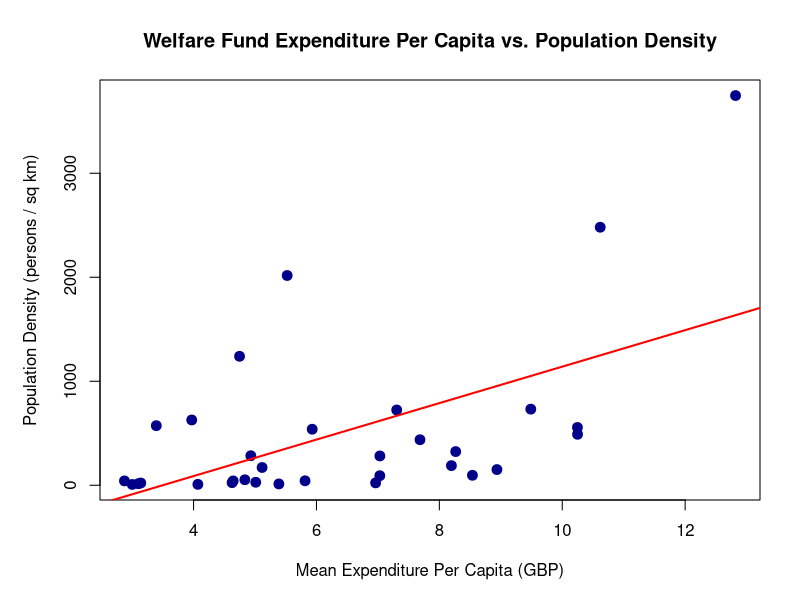
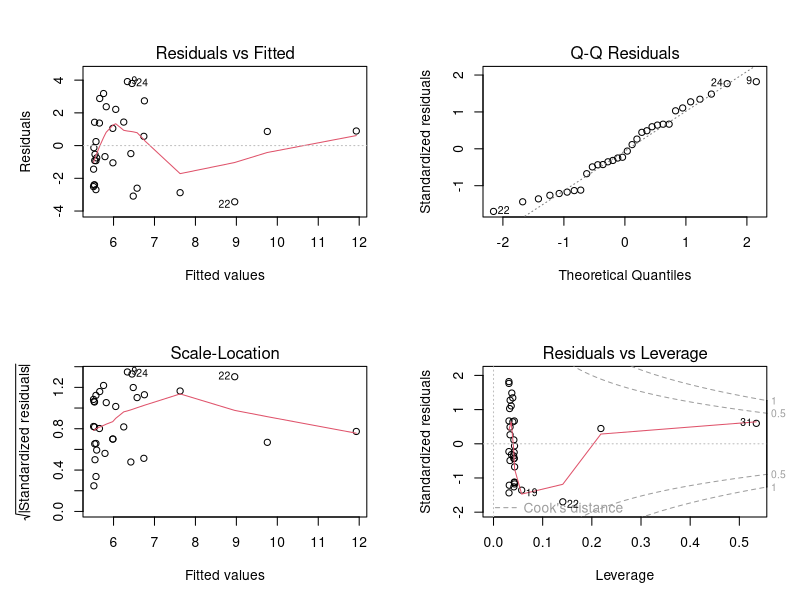
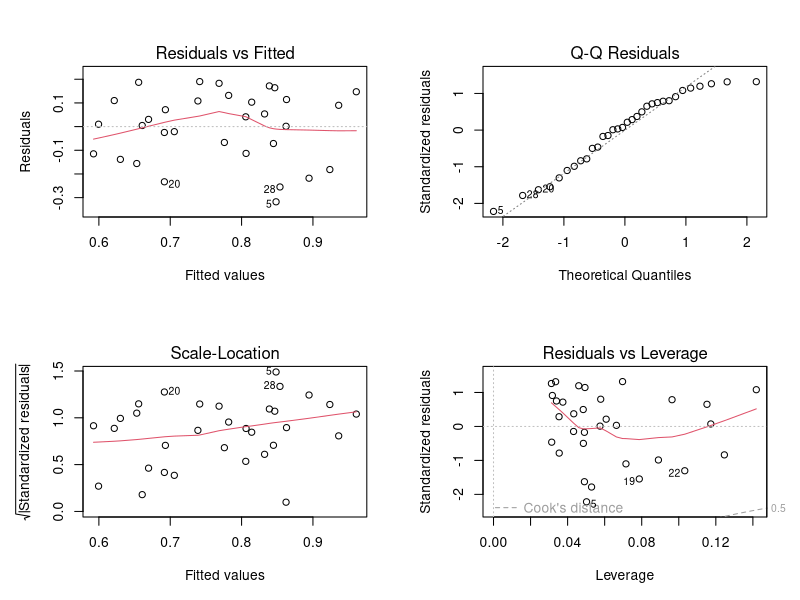
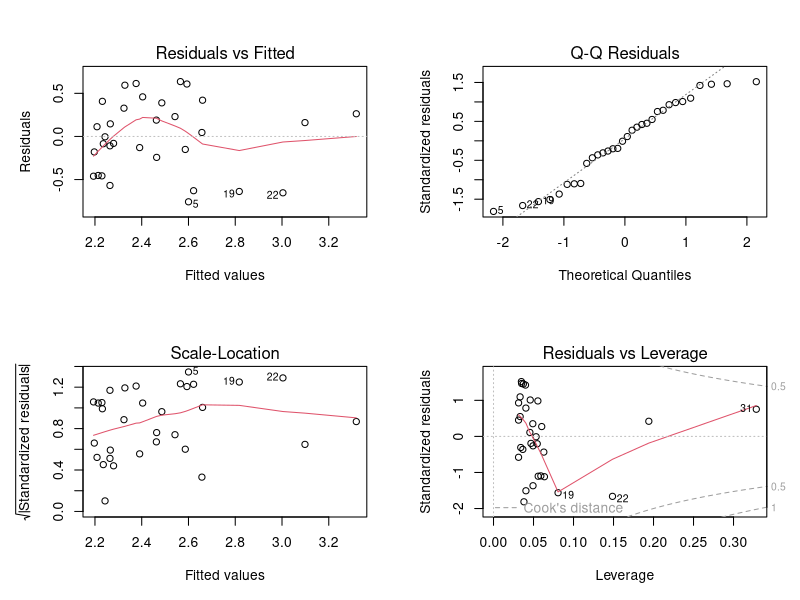
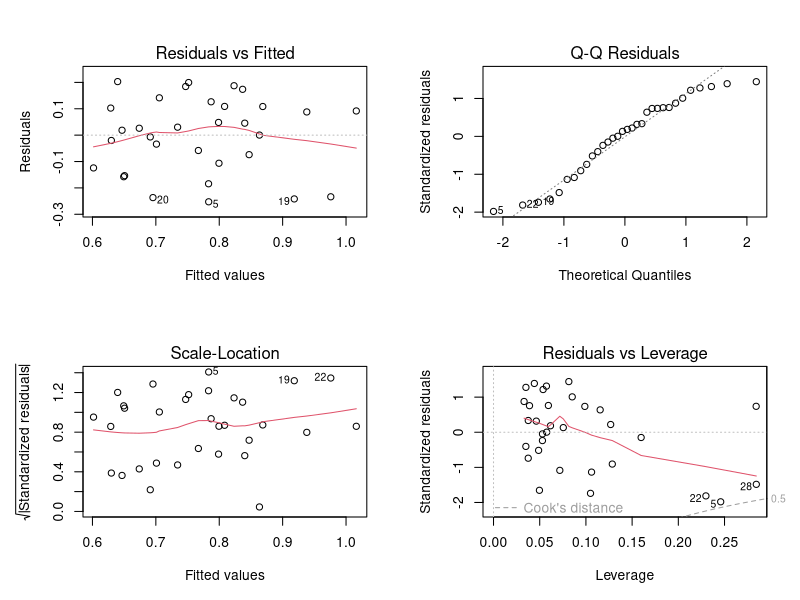

Write R code to recreate these figures, in order.
# ------------------------------------------------------------------------------
# Script: 02_Scottish_Welfare_Fund_Per_Capita_&_Density_Modelling
# ------------------------------------------------------------------------------

options(scipen = 999) # Prevent scientific notation

# 1. Load Datasets
wf <- read.csv("scottish welfare fund.csv", stringsAsFactors = TRUE)
density.data <- read.csv("land area and population density by administrative area mid-2025.csv", stringsAsFactors = TRUE)

# Clean column names in welfare fund data
colnames(wf)[colnames(wf) == "Value..GBP."] <- "Value (GBP)"
colnames(wf)[colnames(wf) == "Scottish.Welfare.Fund.Application.Type"] <- "Application Type"

# 2. Subset Council Level Data for Total Applications ("All")
wf.council <- subset(wf, wf$FeatureType == "Council Area" & 
                           wf$`Application Type` == "All")

# 3. Calculate Mean Expenditure Per Council Across Years
mean.expenditure <- aggregate(wf.council$`Value (GBP)` ~ wf.council$FeatureCode + wf.council$FeatureName, 
                              FUN = mean, 
                              na.rm = TRUE)

colnames(mean.expenditure) <- c("FeatureCode", "FeatureName", "Mean.Expenditure.GBP")

# 4. Clean Population Density Data (Ensure population is numeric by stripping commas if needed)
str(density.data)
density.data$Population.Density.Num <- as.numeric(gsub(",", "", density.data$Population.density..persons.per.square.kilometre.))
density.data$Population.Num <- as.numeric(gsub(",", "", density.data$Estimated.population.30.June.2025))


# 5. Merge Welfare Data with Population & Density Data
merged.data <- merge(mean.expenditure, density.data, by.x = "FeatureCode", by.y = "Area.code")
str(merged.data)

# 6. Calculate Per Capita Expenditure (Pounds per resident)
merged.data$Per.Capita.Expenditure <- merged.data$Mean.Expenditure.GBP / merged.data$Population.Num

# Sort to see top per-capita spending councils
merged.sorted <- merged.data[order(-merged.data$Per.Capita.Expenditure), ]
View(merged.sorted)

# 7. Next-Level Visualization: Per Capita Spending vs. Population Density
# 7.1. Ensure absolute numeric forcing right inside the variables
x_values <- as.numeric(merged.data$Per.Capita.Expenditure)
y_values <- as.numeric(merged.data$Population.Density.Num)

# 7.2. Configure plotting margins
par(mfrow=c(1,1), mar=c(5, 5, 4, 2))

# 7.3. Plot using direct X, Y coordinates (avoids the buggy formula interface)
plot(x = x_values, 
     y = y_values,
     pch = 19, 
     col = "darkblue", 
     cex = 1.3,
     main = "Welfare Fund Expenditure Per Capita vs. Population Density",
     xlab = "Mean Expenditure Per Capita (GBP)",
     ylab = "Population Density (persons / sq km)")

# 7.4. Add the trendline using the exact same NUMERIC columns
abline(lm(merged.data$Population.Density.Num ~ merged.data$Per.Capita.Expenditure), 
       col = "red", 
       lwd = 2)

# 8. Model summary
summary(lm(merged.data$Population.Density.Num ~ merged.data$Per.Capita.Expenditure))

# 9. Model correction and improvement
# 9.1. Correct causal direction
model_v2 <- lm(merged.data$Per.Capita.Expenditure ~ merged.data$Population.Density.Num)
summary(model_v2)
par(mfrow=c(2,2)) # Set up a 2x2 grid for diagnostic plots
plot(model_v2)
# Same Result :(
# 9.2. Log-transformed model
model_v3 <- lm(log10(merged.data$Per.Capita.Expenditure) ~ log10(merged.data$Population.Density.Num))
summary(model_v3)
plot(model_v3)
# 9.3. Applying square-root transformation 
model_v4 <- lm(sqrt(merged.data$Per.Capita.Expenditure) ~ sqrt(merged.data$Population.Density.Num))
summary(model_v4)
plot(model_v4)

# 10. Load the age and sex structure data
age.data <- read.csv("age and sex structure by administrative area mid-2025.csv", stringsAsFactors = FALSE)

# 11. Clean up the numeric columns (Removing commas from column 6: Persons Working Age)
# We use column indexing [, 6] to avoid dealing with messy spaces or newline characters in the header
age.data$Working.Age.Num <- as.numeric(gsub(",", "", age.data[, 6]))

# 12. Merge with our existing merged.data
# Note: Ensure you are using your active 'merged.data' that already contains Population & Expenditure
merged.data.v2 <- merge(merged.data, age.data, by.x = "FeatureCode", by.y = "Area.code")

# 13. Feature Engineering: Calculate the percentage of the population that is working age
merged.data.v2$Percent.Working.Age <- (merged.data.v2$Working.Age.Num / merged.data.v2$Population.Num) * 100

# 14. Multivariate Regression Model 
# We keep the log10 for density (since we know it works) and add the new demographic percentage
model_v5 <- lm(log10(Per.Capita.Expenditure) ~ log10(Population.Density.Num) + Percent.Working.Age, data = merged.data.v2)

# 15. Reveal the results
summary(model_v5)
plot(model_v5)
# model is a "dud", refer back to log10 transform model
